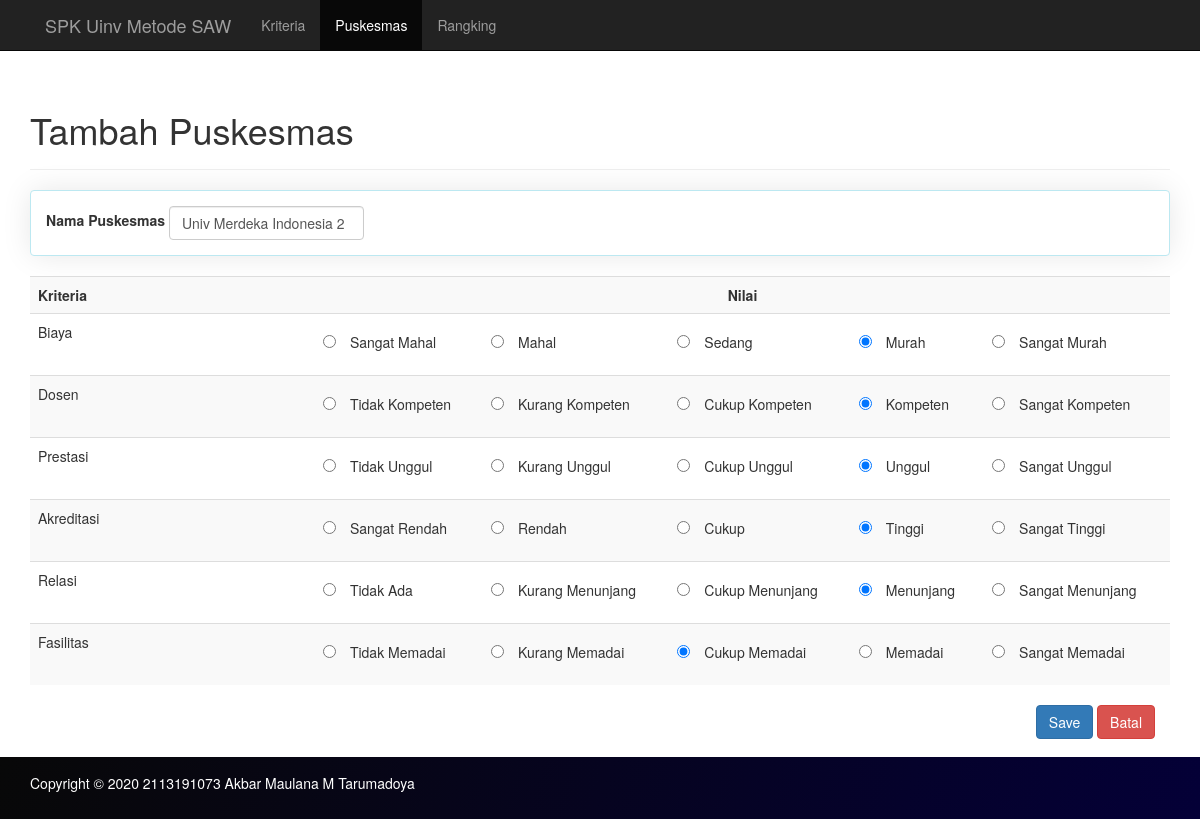
The page /puskesmas/tambah/7 on the database its author committed.
### tables this page shows
CREATE TABLE `puskesmas` (
  `kdPuskesmas` int(11) NOT NULL,
  `puskesmas` varchar(50) NOT NULL
);

CREATE TABLE `subkriteria` (
  `kdSubKriteria` int(11) NOT NULL,
  `subKriteria` varchar(50) NOT NULL,
  `value` int(11) NOT NULL,
  `kdKriteria` int(11) NOT NULL
);

CREATE TABLE `nilai` (
  `kdPuskesmas` int(11) NOT NULL,
  `kdKriteria` int(11) NOT NULL,
  `nilai` int(11) NOT NULL
);

### application/helpers/General_helper.php (called while the page is built, shortened)
<?php
if (!function_exists('loadPage')) {
	function loadPage($view, $vars = array())
	{
		$data['view'] = $view;
		$data['data'] = $vars;
		$CI = &get_instance();
		return $CI->load->view('layouts/layout', $data);
	}
}

### application/controllers/Puskesmas.php (called while the page is built, shortened)
<?php
class Puskesmas extends MY_Controller
{
	public function tambah($id = null)
	{
		if ($id == null) {
			if (count($_POST)) {
				$this->form_validation->set_rules('puskesmas', '', 'trim|required');
				if ($this->form_validation->run() == false) {
					$errors = $this->form_validation->error_array();
					$this->session->set_flashdata('errors', $errors);
					redirect(current_url());
				} else {
					$puskesmas = $this->input->post('puskesmas');
					$nilai = $this->input->post('nilai');
					$this->MPuskesmas->puskesmas = $puskesmas;
					if ($this->MPuskesmas->insert() == true) {
						$success = false;
						$kdPuskesmas = $this->MPuskesmas->getLastID()->kdPuskesmas;
						foreach ($nilai as $item => $value) {
							$this->MNilai->kdPuskesmas = $kdPuskesmas;
							$this->MNilai->kdKriteria = $item;
							$this->MNilai->nilai = $value;
							if ($this->MNilai->insert()) {
								$success = true;
							}
						}
						if ($success == true) {
							$this->session->set_flashdata('message', 'Berhasil menambah data.');
							redirect('puskesmas');
						} else {
							echo 'gagal';
						}
					}
				}
			} else {
				$data['dataView'] = $this->getDataInsert();
				loadPage('puskesmas/tambah', $data);
			}
		} else {
			$data['dataView'] = $this->getDataInsert();
			$data['nilaiPuskesmas'] = $this->MNilai->getNilaiByUniveristas($id);
			loadPage('puskesmas/tambah', $data);
		}
	}
	private function getDataInsert()
	{
		$dataView = array();
		$kriteria = $this->MKriteria->getAll();
		foreach ($kriteria as $item) {
			$this->MSubKriteria->kdKriteria = $item->kdKriteria;
			$dataView[$item->kdKriteria] = array(
				'nama' => $item->kriteria,
				'data' => $this->MSubKriteria->getById()
			);
		}
		return $dataView;
	}
}

### index.php (called while the page is built, shortened)
<?php
require_once BASEPATH . 'core/CodeIgniter.php';

### application/models/MNilai.php (called while the page is built, shortened)
<?php
class MNilai extends CI_Model
{
	public function getNilaiByUniveristas($id)
	{
		$query = $this->db->query(
			'select a.kdPuskesmas, a.puskesmas, b.kdKriteria, b.nilai from puskesmas a join nilai b on a.kdPuskesmas = b.kdPuskesmas where a.kdPuskesmas = ' . $id
		);
		if ($query->num_rows() > 0) {
			foreach ($query->result() as $row) {
				$nilai[] = $row;
			}
			return $nilai;
		}
	}
}

### application/models/MKriteria.php (called while the page is built, shortened)
<?php
class MKriteria extends CI_Model
{
	private function getTable()
	{
		return 'kriteria';
	}
	public function getAll()
	{
		$query = $this->db->get($this->getTable());
		if ($query->num_rows() > 0) {
			foreach ($query->result() as $row) {
				$kriterias[] = $row;
			}
			return $kriterias;
		}
	}
}

### application/models/MSubKriteria.php (called while the page is built, shortened)
<?php
class MSubKriteria extends CI_Model
{
	public $kdKriteria;
	private function getTable()
	{
		return 'subkriteria';
	}
	public function getById()
	{
		$this->db->where('kdKriteria', $this->kdKriteria);
		$query = $this->db->get($this->getTable());
		if ($query->num_rows() > 0) {
			foreach ($query->result() as $row) {
				$subkriteria[] = $row;
			}
			return $subkriteria;
		}
	}
}

### application/views/puskesmas/tambah.php (the view, shortened to what this page needs)
<div class="page-header">
	<h1>Tambah Puskesmas</h1>
</div>
<div class="col-md-12">
	<?php echo form_open() ?>
	<div class="row">
		<div class="panel panel-info box-style-shadow">
			<div class="panel-body">
				<div class="form-inline">
					<div class="form-group">
						<label for="puskesmas">Nama Puskesmas</label>
						<input name="puskesmas" type="text" class="form-control" id="puskesmas" value="<?php echo isset($nilaiPuskesmas[0]->puskesmas) ? $nilaiPuskesmas[0]->puskesmas : '' ?>" placeholder="nama puskesmas">
					</div>
				</div>
			</div>
		</div>
		<div class="table-responsive">
			<table class="table table-striped">
				<tr>
					<th class="col-md-3">Kriteria</th>
					<th colspan="5" class="text-center col-md-9">Nilai</th>
				</tr>
				<?php
				foreach ($dataView as $item) {
				?>
					<tr>
						<td><?php echo $item['nama']; ?></td>
						<?php
						$no = 1;
						foreach ($item['data'] as $dataItem) {
						?>
							<td>
								<input type="radio" name="nilai[<?php echo $dataItem->kdKriteria ?>]" id="nilai<?php echo $dataItem->kdKriteria ?>-<?php echo $dataItem->value ?>" value="<?php echo $dataItem->value ?>" <?php if (isset($nilaiPuskesmas)) {
																																																								foreach ($nilaiPuskesmas as $item => $value) {
																																																									if ($value->kdKriteria == $dataItem->kdKriteria) {
																																																										if ($value->nilai ==  $dataItem->value) {
																																																							?> checked="checked" <?php
																																																												}
																																																											}
																																																										}
																																																									} else {
																																																										if ($no == 3) {
																																																													?> checked="checked" <?php
																																																																		}
																																																																	}
																																																																			?> /> <?php echo '<label class="label-kriteria" for="nilai' . $dataItem->kdKriteria . '-' . $dataItem->value . '">' . $dataItem->subKriteria . "</label>";
																																																																					$no++;
																																																																					?>
							</td>
					<?php
						}
						echo '</tr>';
					}
					?>
			</table>
		</div>
		<div class="pull-right">
			<div class="col-md-12">
				<button class="btn btn-primary" type="submit">Save</button>
				<a class="btn btn-danger" href="<?php echo site_url('puskesmas') ?>" role="button">Batal</a>
			</div>
		</div>
	</div>
	<?php echo form_close() ?>
</div>

### application/views/layouts/layout.php (style rules this page uses)
body { padding-top: 70px; }
.box-style-shadow { box-shadow: 0px 0px 30px -1px rgba(0, 0, 0, 0.1); -webkit-box-shadow: 0px 0px 30px -1px rgba(0, 0, 0, 0.1); -moz-box-shadow: 0px 0px 30px -1px rgba(0, 0, 0, 0.1); }
.label-kriteria { text-transform: capitalize; font-weight: normal; cursor: pointer; padding: 10px; }

### rows shown on the page
puskesmas: puskesmas "Univ Merdeka Indonesia 2"
subkriteria: kdKriteria "☐ Sangat Mahal", subKriteria "Sangat Mahal"
subkriteria: kdKriteria "☐ Mahal", subKriteria "Mahal"
subkriteria: kdKriteria "☐ Sedang", subKriteria "Sedang"
subkriteria: kdKriteria "☑ Murah", subKriteria "Murah"
subkriteria: kdKriteria "☐ Sangat Murah", subKriteria "Sangat Murah"
subkriteria: kdKriteria "☐ Tidak Kompeten", subKriteria "Tidak Kompeten"
subkriteria: kdKriteria "☐ Kurang Kompeten", subKriteria "Kurang Kompeten"
subkriteria: kdKriteria "☐ Cukup Kompeten", subKriteria "Cukup Kompeten"
subkriteria: kdKriteria "☑ Kompeten", subKriteria "Kompeten"
subkriteria: kdKriteria "☐ Sangat Kompeten", subKriteria "Sangat Kompeten"
subkriteria: kdKriteria "☐ Tidak Unggul", subKriteria "Tidak Unggul"
subkriteria: kdKriteria "☐ Kurang Unggul", subKriteria "Kurang Unggul"
subkriteria: kdKriteria "☐ Cukup Unggul", subKriteria "Cukup Unggul"
subkriteria: kdKriteria "☑ Unggul", subKriteria "Unggul"
subkriteria: kdKriteria "☐ Sangat Unggul", subKriteria "Sangat Unggul"
subkriteria: kdKriteria "☐ Sangat Rendah", subKriteria "Sangat Rendah"
subkriteria: kdKriteria "☐ Rendah", subKriteria "Rendah"
subkriteria: kdKriteria "☐ Cukup", subKriteria "Cukup"
subkriteria: kdKriteria "☑ Tinggi", subKriteria "Tinggi"
subkriteria: kdKriteria "☐ Sangat Tinggi", subKriteria "Sangat Tinggi"
subkriteria: kdKriteria "☐ Tidak Ada", subKriteria "Tidak Ada"
subkriteria: kdKriteria "☐ Kurang Menunjang", subKriteria "Kurang Menunjang"
subkriteria: kdKriteria "☐ Cukup Menunjang", subKriteria "Cukup Menunjang"
subkriteria: kdKriteria "☑ Menunjang", subKriteria "Menunjang"
subkriteria: kdKriteria "☐ Sangat Menunjang", subKriteria "Sangat Menunjang"
subkriteria: value "☐ Tidak Memadai", subKriteria "Tidak Memadai"
subkriteria: value "☐ Kurang Memadai", subKriteria "Kurang Memadai"
subkriteria: value "☑ Cukup Memadai", subKriteria "Cukup Memadai"
subkriteria: value "☐ Memadai", subKriteria "Memadai"
subkriteria: value "☐ Sangat Memadai", subKriteria "Sangat Memadai"

### other values the page prints
$item['nama'] "Biaya"
$item['nama'] "Dosen"
$item['nama'] "Prestasi"
$item['nama'] "Akreditasi"
$item['nama'] "Relasi"
$item['nama'] "Fasilitas"
